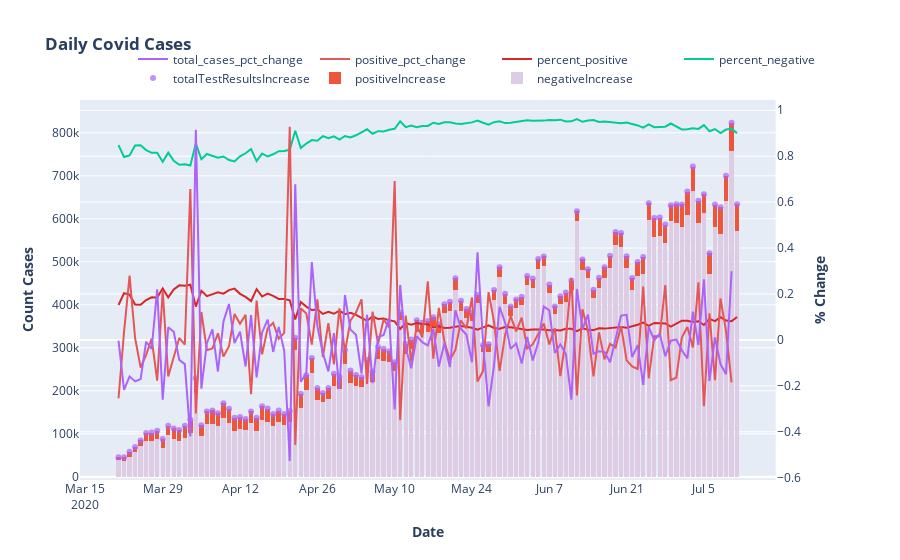

The notebook cell saved with this chart:
### Code cell
#make variables for subplots
percent_positive = list(cases.percent_positive)
percent_negative = list(cases.percent_negative)
negativeIncrease = list(cases.negativeIncrease)
positiveIncrease = list(cases.positiveIncrease)
totalTestResultsIncrease = list(cases.totalTestResultsIncrease)
total_cases_pct_change = list(cases.total_cases_pct_change)
positive_pct_change = list(cases.positive_pct_change)
date = list(cases.date_new)

# Create figure with secondary y-axis
fig = make_subplots(specs=[[{"secondary_y": True}]])

# Add traces
fig.add_trace(
    go.Bar(x=date
           ,y=negativeIncrease
           ,name="negativeIncrease"
           ,marker_color=px.colors.qualitative.Pastel1[3]),
    secondary_y=False,
)
fig.add_trace(
    go.Bar(x=date, y=positiveIncrease, name="positiveIncrease"),
    secondary_y=False,
)
fig.add_trace(
    go.Scatter(x=date
               ,y=totalTestResultsIncrease
               ,opacity=.7
               ,name="totalTestResultsIncrease"
               ,mode="markers"
               ,marker_color=px.colors.qualitative.Plotly[3]),
    secondary_y=False,
)
fig.add_trace(
    go.Scatter(x=date
               ,y=percent_negative
               ,name="percent_negative"
               ,marker_color=px.colors.qualitative.Plotly[2]),
    secondary_y=True,
)
fig.add_trace(
    go.Scatter(x=date
               ,y=percent_positive
               ,name="percent_positive"
               ,marker_color=px.colors.qualitative.D3[3]),
    secondary_y=True,
)
fig.add_trace(
    go.Scatter(x=date
               ,y=positive_pct_change
               ,name="positive_pct_change"
               ,marker_color=px.colors.qualitative.T10[2]),
    secondary_y=True,
)
fig.add_trace(
    go.Scatter(x=date
               ,y=total_cases_pct_change
               ,name="total_cases_pct_change"
               ,marker_color=px.colors.qualitative.Plotly[3]),
    secondary_y=True,
)


# Add figure title
fig.update_layout(
    title_text="<b>Daily Covid Cases</b>"
)

# Set x-axis title
fig.update_xaxes(title_text="<b>Date</b>")

# Set y-axes titles
fig.update_yaxes(title_text="<b>Count Cases</b>", secondary_y=False)
fig.update_yaxes(title_text="<b>% Change</b>", secondary_y=True)

# Change the bar mode
fig.update_layout(barmode='stack')

# Customize aspect
fig.update_traces(
#                   marker_color='rgb(158,202,225)'
#                   , marker_line_color='rgb(8,48,107)',
                  marker_line_width=.01)
#                   ,opacity=0.6)

#update legend
fig.update_layout(legend=dict(
    orientation="h",
    yanchor="bottom",
    y=1.02,
    xanchor="right",
    x=1
))

fig.show()
